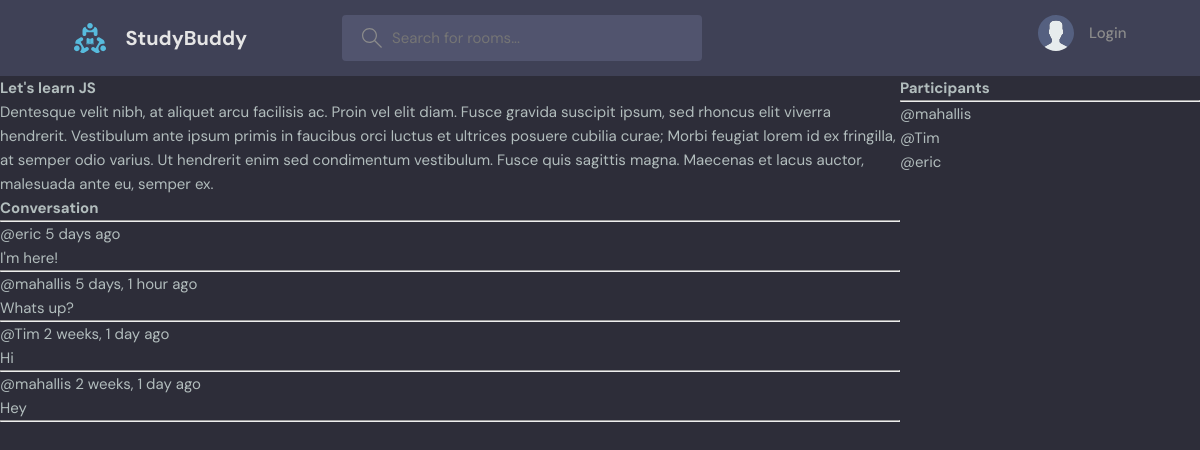
The page /room/1/ on the database its author committed.
### base/models.py (models this page shows, shortened)
class Room(models.Model):
    host = models.ForeignKey(User, on_delete=models.SET_NULL, null=True)
    topic = models.ForeignKey(Topic, on_delete=models.SET_NULL, null=True)
    name = models.CharField(max_length=200)
    description = models.TextField(null=True, blank=True)
    participants = models.ManyToManyField(User, related_name='participants', blank=True)
    updated = models.DateTimeField(auto_now=True)
    created = models.DateTimeField(auto_now_add=True)
    class Meta:
        ordering = ['-updated', '-created']

class Message(models.Model):
    user = models.ForeignKey(User, on_delete=models.CASCADE)
    room = models.ForeignKey(Room, on_delete=models.CASCADE)
    body = models.TextField()
    updated = models.DateTimeField(auto_now=True)
    created = models.DateTimeField(auto_now_add=True)
    class Meta:
        ordering = ['-updated', '-created']

### base/views.py (the view, shortened to what this page needs)
# urls.py: path('room/<str:pk>/', views.room, name="room"),
def room(request, pk):
    room = Room.objects.get(id=pk)
    room_messages = room.message_set.all().order_by('-created')
    participants = room.participants.all()
    context = {'room': room, 'room_messages': room_messages,
               'participants': participants}
    return render(request, 'base/room.html', context)

### base/templates/base/room.html (shortened to what this page needs)
{% extends 'main.html' %} {% block content %}
<div class="room-container">
  <div>
    <h1>{{room.name}}</h1>
    <p>{{room.description}}</p>
    <div class="comment-wrapper">
      <h3>Conversation</h3>
      <hr />
      {% for message in room_messages %}
      <p>@{{message.user}} {{message.created|timesince}} ago</p>
      <p>{{message.body}}</p>
      <hr />
      {% endfor %}
    </div>
  </div>
  <div>
    <h3>Participants</h3>
    <hr />
    {% for user in participants %}
    <div>
      <p>@{{user.username}}</p>
    </div>
    {% endfor %}
  </div>
</div>
{% endblock content %}

### static/styles/style.css (style rules this page uses)
:root { --color-main: #71c6dd; --color-main-light: #e1f6fb; --color-dark: #3f4156; --color-dark-medium: #51546e; --color-dark-light: #696d97; --color-light: #e5e5e5; --color-gray: #8b8b8b; --color-light-gray: #b2bdbd; --color-bg: #2d2d39; --color-success: #5dd693; --color-error: #fc4b0b; }
* { font-family: "DM Sans", -apple-system, BlinkMacSystemFont, "Segoe UI", Roboto, Oxygen, Ubuntu, Cantarell, "Open Sans", "Helvetica Neue", sans-serif; margin: 0; padding: 0; box-sizing: border-box; text-rendering: optimizeLegibility; font-size: inherit; }
html { font-size: 56.25%; }
@media only screen and (min-width: 1200px) { html { font-size: 62.5%; } }
body { line-height: 1.6; font-weight: 400; font-size: 1.5rem; color: var(--color-light-gray); background-color: var(--color-bg); min-height: 100vh; }

### base/templates/base/room.html (style rules this page uses)
.room-container { display: grid; grid-template-columns: 3fr 1fr; }

### rows shown on the page
Room: name "Let's learn JS", description "Dentesque velit nibh, at aliquet arcu facilisis ac. Proin vel elit diam. Fusce gravida suscipit ipsum, sed rhoncus elit viverra hendrerit. Vestibulum ante ipsum primis in faucibus orci luctus et ultrices posuere cubilia curae; Morbi feugiat lorem id ex fringilla, at semper odio varius. Ut hendrerit enim sed condimentum vestibulum. Fusce quis sagittis magna. Maecenas et lacus auctor, malesuada ante eu, semper ex."
Message: user "eric", created "5 days", body "I'm here!"
Message: user "mahallis", created "5 days, 1 hour", body "Whats up?"
Message: user "Tim", created "2 weeks, 1 day", body "Hi"
Message: user "mahallis", created "2 weeks, 1 day", body "Hey"

### other values the page prints
{{ user.username }} "mahallis"
{{ user.username }} "Tim"
{{ user.username }} "eric"
